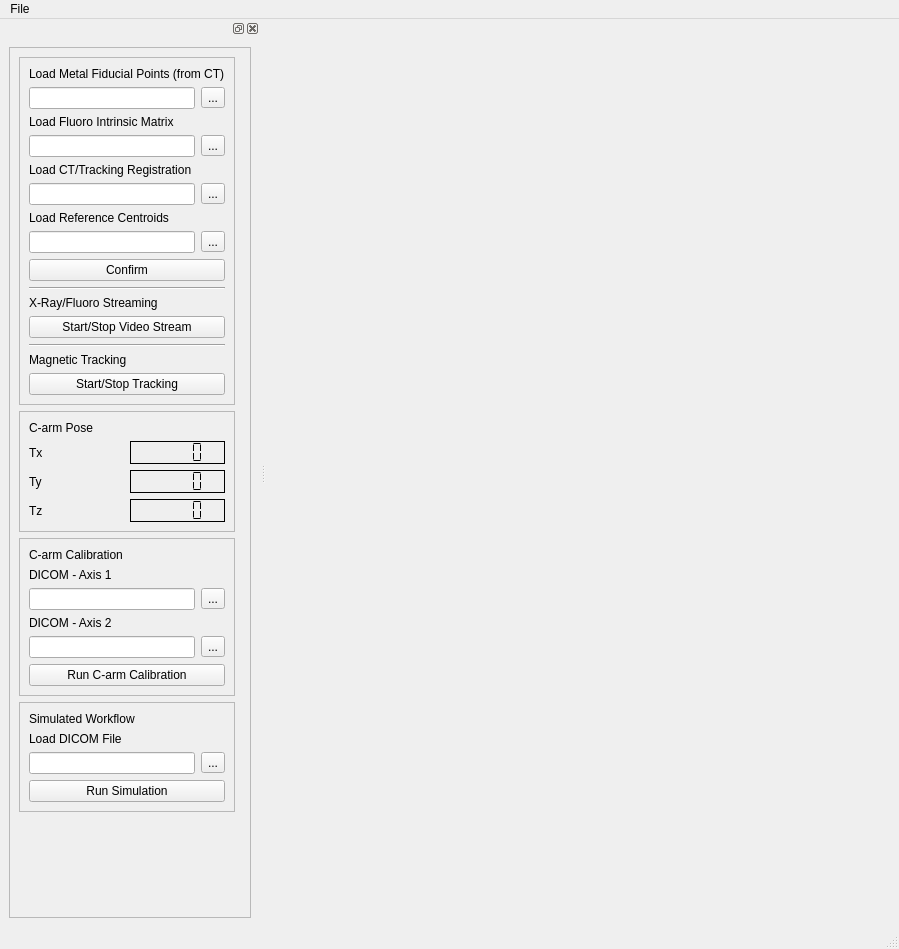
<?xml version="1.0" encoding="UTF-8"?>
<ui version="4.0">
 <class>MainWindow</class>
 <widget class="QMainWindow" name="MainWindow">
  <property name="geometry">
   <rect>
    <x>0</x>
    <y>0</y>
    <width>899</width>
    <height>949</height>
   </rect>
  </property>
  <property name="windowTitle">
   <string>MainWindow</string>
  </property>
  <widget class="QWidget" name="centralwidget">
   <property name="font">
    <font>
     <kerning>true</kerning>
    </font>
   </property>
   <property name="autoFillBackground">
    <bool>false</bool>
   </property>
   <layout class="QGridLayout" name="gridLayout_5">
    <item row="0" column="0" colspan="2">
     <widget class="QWidget" name="imageWidget" native="true">
      <property name="sizePolicy">
       <sizepolicy hsizetype="Preferred" vsizetype="Preferred">
        <horstretch>0</horstretch>
        <verstretch>0</verstretch>
       </sizepolicy>
      </property>
      <layout class="QGridLayout" name="videoGridLayout">
       <item row="0" column="2">
        <widget class="QLabel" name="removedImageLabel">
         <property name="text">
          <string/>
         </property>
        </widget>
       </item>
       <item row="0" column="0">
        <widget class="QLabel" name="preImageLabel">
         <property name="sizePolicy">
          <sizepolicy hsizetype="Preferred" vsizetype="Fixed">
           <horstretch>0</horstretch>
           <verstretch>0</verstretch>
          </sizepolicy>
         </property>
         <property name="minimumSize">
          <size>
           <width>0</width>
           <height>434</height>
          </size>
         </property>
         <property name="text">
          <string/>
         </property>
        </widget>
       </item>
       <item row="0" column="4">
        <spacer name="horizontalSpacer">
         <property name="orientation">
          <enum>Qt::Horizontal</enum>
         </property>
         <property name="sizeHint" stdset="0">
          <size>
           <width>40</width>
           <height>20</height>
          </size>
         </property>
        </spacer>
       </item>
       <item row="0" column="3">
        <widget class="QLabel" name="fiducialsImageLabel">
         <property name="text">
          <string/>
         </property>
        </widget>
       </item>
      </layout>
     </widget>
    </item>
    <item row="1" column="0" colspan="2">
     <widget class="QWidget" name="vtkWidget" native="true">
      <layout class="QGridLayout" name="vtkGridLayout"/>
     </widget>
    </item>
   </layout>
  </widget>
  <widget class="QMenuBar" name="menubar">
   <property name="geometry">
    <rect>
     <x>0</x>
     <y>0</y>
     <width>899</width>
     <height>21</height>
    </rect>
   </property>
   <widget class="QMenu" name="menuFile">
    <property name="title">
     <string>File</string>
    </property>
    <addaction name="actionExit"/>
   </widget>
   <addaction name="menuFile"/>
  </widget>
  <widget class="QStatusBar" name="statusbar"/>
  <widget class="QDockWidget" name="dockWidget">
   <property name="focusPolicy">
    <enum>Qt::NoFocus</enum>
   </property>
   <attribute name="dockWidgetArea">
    <number>1</number>
   </attribute>
   <widget class="QWidget" name="dockWidgetContents">
    <layout class="QVBoxLayout" name="verticalLayout">
     <item>
      <widget class="QFrame" name="imgFrame">
       <property name="frameShape">
        <enum>QFrame::StyledPanel</enum>
       </property>
       <property name="frameShadow">
        <enum>QFrame::Plain</enum>
       </property>
       <layout class="QGridLayout" name="gridLayout_3">
        <item row="2" column="0">
         <widget class="QFrame" name="frame_4">
          <property name="frameShape">
           <enum>QFrame::StyledPanel</enum>
          </property>
          <property name="frameShadow">
           <enum>QFrame::Plain</enum>
          </property>
          <layout class="QGridLayout" name="gridLayout_6">
           <item row="5" column="0">
            <widget class="QLineEdit" name="carmCalDicom1Field"/>
           </item>
           <item row="5" column="1">
            <widget class="QToolButton" name="browseCarmCalDicom1Button">
             <property name="text">
              <string>...</string>
             </property>
            </widget>
           </item>
           <item row="0" column="0" colspan="2">
            <widget class="QLabel" name="label_3">
             <property name="text">
              <string>C-arm Calibration</string>
             </property>
            </widget>
           </item>
           <item row="4" column="0">
            <widget class="QLabel" name="label_4">
             <property name="text">
              <string>DICOM - Axis 1</string>
             </property>
            </widget>
           </item>
           <item row="6" column="0">
            <widget class="QLabel" name="label_5">
             <property name="text">
              <string>DICOM - Axis 2</string>
             </property>
            </widget>
           </item>
           <item row="7" column="0">
            <widget class="QLineEdit" name="carmCalDicom2Field"/>
           </item>
           <item row="7" column="1">
            <widget class="QToolButton" name="browseCarmCalDicom2Button">
             <property name="text">
              <string>...</string>
             </property>
            </widget>
           </item>
           <item row="8" column="0" colspan="2">
            <widget class="QPushButton" name="runCarmCalButton">
             <property name="text">
              <string>Run C-arm Calibration</string>
             </property>
            </widget>
           </item>
          </layout>
         </widget>
        </item>
        <item row="0" column="0">
         <widget class="QFrame" name="frame">
          <property name="frameShape">
           <enum>QFrame::StyledPanel</enum>
          </property>
          <property name="frameShadow">
           <enum>QFrame::Plain</enum>
          </property>
          <layout class="QGridLayout" name="gridLayout">
           <item row="8" column="0">
            <widget class="QLineEdit" name="trackerCTRegFileField"/>
           </item>
           <item row="2" column="0" colspan="2">
            <widget class="QLabel" name="label">
             <property name="text">
              <string>Load Metal Fiducial Points (from CT)</string>
             </property>
            </widget>
           </item>
           <item row="6" column="0">
            <widget class="QLineEdit" name="intCalFileField"/>
           </item>
           <item row="16" column="0">
            <widget class="QLabel" name="label_13">
             <property name="text">
              <string>Magnetic Tracking</string>
             </property>
            </widget>
           </item>
           <item row="15" column="0" colspan="2">
            <widget class="Line" name="line_2">
             <property name="orientation">
              <enum>Qt::Horizontal</enum>
             </property>
            </widget>
           </item>
           <item row="3" column="1">
            <widget class="QToolButton" name="browseFiducialFileButton">
             <property name="text">
              <string>...</string>
             </property>
            </widget>
           </item>
           <item row="17" column="0" colspan="2">
            <widget class="QPushButton" name="trackerToggle">
             <property name="text">
              <string>Start/Stop Tracking</string>
             </property>
             <property name="checkable">
              <bool>true</bool>
             </property>
            </widget>
           </item>
           <item row="13" column="0">
            <widget class="QLabel" name="label_7">
             <property name="text">
              <string>X-Ray/Fluoro Streaming</string>
             </property>
            </widget>
           </item>
           <item row="6" column="1">
            <widget class="QToolButton" name="browseIntCalButton">
             <property name="text">
              <string>...</string>
             </property>
            </widget>
           </item>
           <item row="7" column="0" colspan="2">
            <widget class="QLabel" name="label_8">
             <property name="text">
              <string>Load CT/Tracking Registration</string>
             </property>
            </widget>
           </item>
           <item row="12" column="0" colspan="2">
            <widget class="Line" name="line">
             <property name="orientation">
              <enum>Qt::Horizontal</enum>
             </property>
            </widget>
           </item>
           <item row="3" column="0">
            <widget class="QLineEdit" name="fiducialFileField"/>
           </item>
           <item row="11" column="0" colspan="2">
            <widget class="QPushButton" name="confirmParametersButton">
             <property name="text">
              <string>Confirm</string>
             </property>
            </widget>
           </item>
           <item row="8" column="1">
            <widget class="QToolButton" name="browseTrackerCTRegButton">
             <property name="text">
              <string>...</string>
             </property>
            </widget>
           </item>
           <item row="5" column="0" colspan="2">
            <widget class="QLabel" name="label_2">
             <property name="text">
              <string>Load Fluoro Intrinsic Matrix</string>
             </property>
            </widget>
           </item>
           <item row="14" column="0" colspan="2">
            <widget class="QPushButton" name="streamToggle">
             <property name="text">
              <string>Start/Stop Video Stream</string>
             </property>
             <property name="checkable">
              <bool>true</bool>
             </property>
            </widget>
           </item>
           <item row="10" column="0">
            <widget class="QLineEdit" name="refCentroidsField"/>
           </item>
           <item row="10" column="1">
            <widget class="QToolButton" name="browseRefCentroidsButton">
             <property name="text">
              <string>...</string>
             </property>
            </widget>
           </item>
           <item row="9" column="0" colspan="2">
            <widget class="QLabel" name="label_15">
             <property name="text">
              <string>Load Reference Centroids</string>
             </property>
            </widget>
           </item>
          </layout>
         </widget>
        </item>
        <item row="5" column="0" colspan="2">
         <spacer name="verticalSpacer">
          <property name="orientation">
           <enum>Qt::Vertical</enum>
          </property>
          <property name="sizeHint" stdset="0">
           <size>
            <width>20</width>
            <height>40</height>
           </size>
          </property>
         </spacer>
        </item>
        <item row="3" column="0">
         <widget class="QFrame" name="frame_2">
          <property name="frameShape">
           <enum>QFrame::StyledPanel</enum>
          </property>
          <property name="frameShadow">
           <enum>QFrame::Plain</enum>
          </property>
          <layout class="QGridLayout" name="gridLayout_2">
           <item row="1" column="0" colspan="2">
            <widget class="QLabel" name="label_9">
             <property name="text">
              <string>Load DICOM File</string>
             </property>
            </widget>
           </item>
           <item row="2" column="0">
            <widget class="QLineEdit" name="simDicomField"/>
           </item>
           <item row="0" column="0" colspan="2">
            <widget class="QLabel" name="label_6">
             <property name="text">
              <string>Simulated Workflow</string>
             </property>
            </widget>
           </item>
           <item row="2" column="1">
            <widget class="QToolButton" name="browseSimDicomButton">
             <property name="text">
              <string>...</string>
             </property>
            </widget>
           </item>
           <item row="3" column="0" colspan="2">
            <widget class="QPushButton" name="runSimButton">
             <property name="text">
              <string>Run Simulation</string>
             </property>
            </widget>
           </item>
          </layout>
         </widget>
        </item>
        <item row="1" column="0">
         <widget class="QFrame" name="frame_3">
          <property name="frameShape">
           <enum>QFrame::StyledPanel</enum>
          </property>
          <property name="frameShadow">
           <enum>QFrame::Plain</enum>
          </property>
          <layout class="QGridLayout" name="gridLayout_4">
           <item row="2" column="0">
            <widget class="QLabel" name="label_12">
             <property name="text">
              <string>Ty</string>
             </property>
            </widget>
           </item>
           <item row="3" column="0">
            <widget class="QLabel" name="label_14">
             <property name="text">
              <string>Tz</string>
             </property>
            </widget>
           </item>
           <item row="2" column="1">
            <widget class="QLCDNumber" name="CarmTyLCD">
             <property name="frameShadow">
              <enum>QFrame::Plain</enum>
             </property>
             <property name="segmentStyle">
              <enum>QLCDNumber::Flat</enum>
             </property>
            </widget>
           </item>
           <item row="3" column="1">
            <widget class="QLCDNumber" name="CarmTzLCD">
             <property name="frameShadow">
              <enum>QFrame::Plain</enum>
             </property>
             <property name="segmentStyle">
              <enum>QLCDNumber::Flat</enum>
             </property>
            </widget>
           </item>
           <item row="1" column="1">
            <widget class="QLCDNumber" name="CarmTxLCD">
             <property name="frameShadow">
              <enum>QFrame::Plain</enum>
             </property>
             <property name="segmentStyle">
              <enum>QLCDNumber::Flat</enum>
             </property>
            </widget>
           </item>
           <item row="1" column="0">
            <widget class="QLabel" name="label_11">
             <property name="text">
              <string>Tx</string>
             </property>
            </widget>
           </item>
           <item row="0" column="0" colspan="2">
            <widget class="QLabel" name="label_10">
             <property name="text">
              <string>C-arm Pose</string>
             </property>
            </widget>
           </item>
          </layout>
         </widget>
        </item>
       </layout>
      </widget>
     </item>
    </layout>
   </widget>
  </widget>
  <action name="actionExit">
   <property name="text">
    <string>Exit</string>
   </property>
   <property name="shortcut">
    <string>Ctrl+E</string>
   </property>
  </action>
  <zorder>dockWidget</zorder>
 </widget>
 <resources/>
 <connections/>
</ui>
